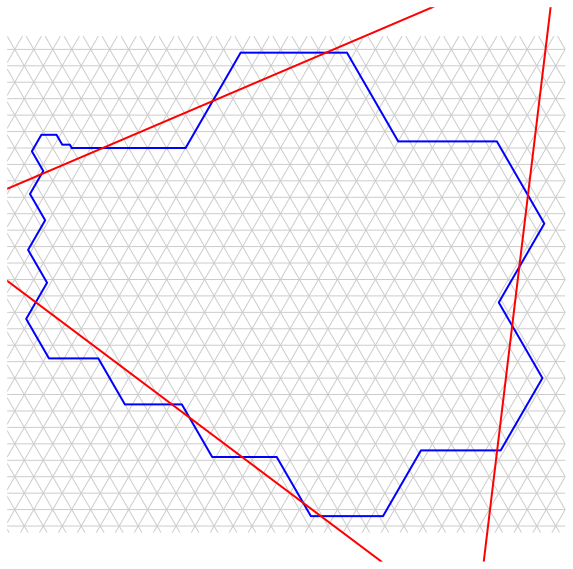

Here is the Python script that generated this plot:
import sys
import os
from polyforms.polyiamond import Polyiamond

import matplotlib.pyplot as plt
import matplotlib.path as mpath
import matplotlib.patches as mpatches
import numpy as np

TH = np.sqrt(3)/2

# The perfect 30-gon polyiamond
p = Polyiamond('ABAFAFEFEDEDCDCDCDCBCBCBCBAFAF')
pts = p.get_mod_descartes()

xs = [pt[0] for pt in pts]
ys = [pt[1] for pt in pts]

min_x, max_x = min(xs), max(xs)
min_y, max_y = min(ys), max(ys)

# Add some padding
padding_x = 5
padding_y = 5

left = int(np.floor(min_x)) - padding_x
right = int(np.ceil(max_x)) + padding_x
bottom = int(np.floor(min_y)) - padding_y
top = int(np.ceil(max_y)) + padding_y

width = right - left
height = top - bottom

# Create figure
fig, ax = plt.subplots(figsize=(10, 10))
ax.axis('equal')
ax.axis('off')
plt.margins(x=0, y=0)

# Set limits
ax.set_xlim(left, right)
ax.set_ylim(bottom * TH, top * TH)

# Create a clipping path for the grid
vertices = np.array([
    [left, bottom * TH],
    [right, bottom * TH],
    [right, top * TH],
    [left, top * TH],
    [0, 0]
])
codes = [
    mpath.Path.MOVETO, mpath.Path.LINETO, mpath.Path.LINETO, mpath.Path.LINETO,
    mpath.Path.CLOSEPOLY
]
clip_path = mpath.Path(vertices, codes)
patch = mpatches.PathPatch(clip_path, transform=ax.transData, fill=False, edgecolor='none')
ax.add_patch(patch)

# Grid lines
def draw_line(x_coords, y_coords, is_dark):
    linewidth = 1.0 if is_dark else 0.25
    color = '#cccccc' if is_dark else '#cccccc'
    line, = ax.plot(x_coords, [y * TH for y in y_coords], color=color, linewidth=linewidth, linestyle='solid')
    line.set_clip_path(patch)

for y in range(bottom, top + 1):
    if y % 5 == 0:
        draw_line([left, right], [y, y], '#cccccc')

# Slanted lines 1
min_c1 = int(np.floor(2 * left - top)) - 5
max_c1 = int(np.ceil(2 * right - bottom)) + 5
for c in range(min_c1, max_c1 + 1):
    if c % 10 == 0:
        draw_line([left, right], [2*left - c, 2*right - c], '#cccccc')

# Slanted lines 2
min_c2 = int(np.floor(2 * left + bottom)) - 5
max_c2 = int(np.ceil(2 * right + top)) + 5
for c in range(min_c2, max_c2 + 1):
    if c % 10 == 0:
        draw_line([left, right], [c - 2*left, c - 2*right], '#cccccc')

# Draw the polyiamond perimeter (no fill)
poly_xs = xs + [xs[0]]
poly_ys = [y * TH for y in (ys + [ys[0]])]
ax.plot(poly_xs, poly_ys, color='blue', linewidth=2)

# Call get_closest_hausdorff_triangle function
tri_vertices, dist = p.get_closest_hausdorff_triangle()

# Draw Hausdorff triangle
tri_xs = [v[0] for v in tri_vertices] + [tri_vertices[0][0]]
tri_ys = [v[1] for v in tri_vertices] + [tri_vertices[0][1]]
ax.plot(tri_xs, tri_ys, color='red', linewidth=2)

plt.savefig('30gon_hausdorff_triangle.svg', format='svg', bbox_inches='tight', transparent=True, pad_inches=0.1)

# Remove hardcoded width and height from the generated SVG
with open('30gon_hausdorff_triangle.svg', 'r') as f:
    svg_content = f.read()

import re
svg_content = re.sub(r'width="[0-9.]+pt" height="[0-9.]+pt" ', '', svg_content)

with open('30gon_hausdorff_triangle.svg', 'w') as f:
    f.write(svg_content)

print("Saved 30gon_hausdorff_triangle.svg")
